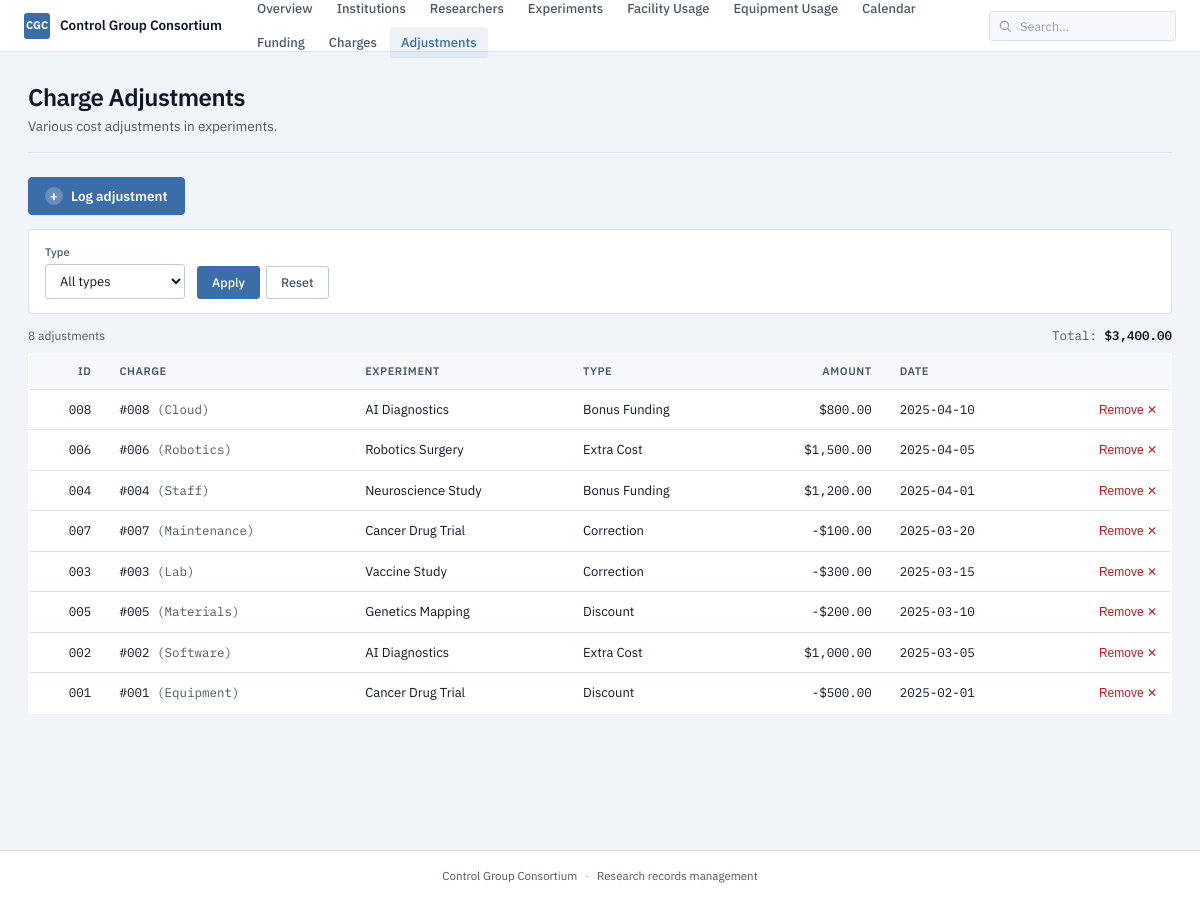
Page /adjustments on the committed database.
### tables this page shows
CREATE TABLE charge_adjustment (
    adjustmentId INTEGER PRIMARY KEY,
    chargeId INTEGER NOT NULL,
    adjustmentType TEXT NOT NULL,
    amount INTEGER NOT NULL,
    adjustmentDate TEXT NOT NULL,
    FOREIGN KEY (chargeId) REFERENCES charge(chargeId)
);

CREATE TABLE charge (
    chargeId INTEGER PRIMARY KEY,
    experimentId INTEGER NOT NULL,
    chargeAmount INTEGER NOT NULL,
    startDate TEXT NOT NULL,
    endDate TEXT NOT NULL,
    chargeType TEXT NOT NULL,
    FOREIGN KEY (experimentId) REFERENCES experiment(experimentId)
);

CREATE TABLE experiment (
    experimentId INTEGER PRIMARY KEY,
    name TEXT NOT NULL,
    startDate TEXT NOT NULL,
    endDate TEXT NOT NULL,
    description TEXT NOT NULL
);

### app.py (the view)
@app.route("/adjustments")
def adjustments():
    type_filter = request.args.get("type", "").strip()
    sql = """
        SELECT ca.adjustmentId, ca.adjustmentType, ca.amount, ca.adjustmentDate,
               c.chargeId, c.chargeType,
               e.experimentId, e.name AS experimentName
        FROM charge_adjustment ca
        JOIN charge c ON ca.chargeId = c.chargeId
        JOIN experiment e ON c.experimentId = e.experimentId
        WHERE 1=1
    """
    params = []
    if type_filter:
        sql += " AND ca.adjustmentType = ?"
        params.append(type_filter)
    sql += " ORDER BY ca.adjustmentDate DESC"
    rows = query(sql, tuple(params))
    types = [r["adjustmentType"] for r in query(
        "SELECT DISTINCT adjustmentType FROM charge_adjustment ORDER BY adjustmentType"
    )]
    total = sum(r["amount"] for r in rows)
    return render_template(
        "adjustments.html",
        adjustments=rows,
        types=types,
        type_filter=type_filter,
        total=total,
    )

### app.py (called while the page is built)
def get_db() -> sqlite3.Connection:
    if "db" not in g:
        g.db = sqlite3.connect(DATABASE)
        g.db.row_factory = sqlite3.Row
        g.db.execute("PRAGMA foreign_keys = ON")
    return g.db

def query(sql: str, params: tuple = ()) -> list:
    return get_db().execute(sql, params).fetchall()

@app.template_filter("money")
def money(value):
    try:
        v = float(value)
    except (TypeError, ValueError):
        return value
    sign = "-" if v < 0 else ""
    return f"{sign}${abs(v):,.2f}"

### templates/adjustments.html (shortened to what this page needs)
{% extends "base.html" %}
{% block content %}
<header class="page-head">
  <h1 class="page-title">Charge Adjustments</h1>
  <p class="page-sub">Various cost adjustments in experiments.</p>
</header>
<div class="action-bar">
  <a href="{{ url_for('adjustment_new') }}" class="btn-add">
    <span class="btn-add-symbol">+</span>
    Log adjustment
  </a>
</div>
<form class="filter-bar" method="get">
  <label class="field">
    <span class="field-label">Type</span>
    <select name="type">
      <option value="">All types</option>
    </select>
  </label>
  <div class="filter-actions">
    <button type="submit" class="btn btn-primary">Apply</button>
    <a href="{{ url_for('adjustments') }}" class="btn btn-ghost">Reset</a>
  </div>
</form>
<div class="result-bar">
  <span class="result-count">
    {{ adjustments|length }} {{ "adjustment" if adjustments|length == 1 else "adjustments" }}
  </span>
  <span class="result-totals mono">
    Total: <strong>{{ total|money }}</strong>
  </span>
</div>
{% if adjustments %}
<table class="data-table">
  <thead>
    <tr>
      <th class="num">ID</th>
      <th>Charge</th>
      <th>Experiment</th>
      <th>Type</th>
      <th class="num">Amount</th>
      <th>Date</th>
      <th></th>
    </tr>
  </thead>
  <tbody>
    {% for a in adjustments %}
    <tr>
      <td class="num mono">{{ "%03d"|format(a.adjustmentId) }}</td>
      <td class="mono">#{{ "%03d"|format(a.chargeId) }} <span class="mute">({{ a.chargeType }})</span></td>
      <td>
        <a href="{{ url_for('experiment_detail', exp_id=a.experimentId) }}" class="link-quiet">
          {{ a.experimentName }}
        </a>
      </td>
      <td>{{ a.adjustmentType }}</td>
      <td class="num mono {{ 'positive' if a.amount > 0 else 'negative' }}">{{ a.amount|money }}</td>
      <td class="mono mute">{{ a.adjustmentDate }}</td>
      <td class="row-action">
        <form action="{{ url_for('adjustment_delete', adj_id=a.adjustmentId) }}" method="post"
              onsubmit="return confirm('Remove adjustment ID{{ a.adjustmentId }}?');"
              style="display: inline;">
          <button type="submit" class="link-arrow link-arrow-danger">Remove ✕</button>
        </form>
      </td>
    </tr>
    {% endfor %}
  </tbody>
</table>
{% else %}
  <p class="empty">No adjustments match.</p>
{% endif %}
{% endblock %}

### rows in the picture
charge_adjustment: adjustmentId "008", chargeType "Cloud", experimentName "AI Diagnostics", adjustmentType "Bonus Funding", amount "$800.00", adjustmentDate "2025-04-10"
charge: chargeId "008"
charge_adjustment: adjustmentId "006", chargeType "Robotics", experimentName "Robotics Surgery", adjustmentType "Extra Cost", amount "$1,500.00", adjustmentDate "2025-04-05"
charge: chargeId "006"
charge_adjustment: adjustmentId "004", chargeType "Staff", experimentName "Neuroscience Study", adjustmentType "Bonus Funding", amount "$1,200.00", adjustmentDate "2025-04-01"
charge: chargeId "004"
charge_adjustment: adjustmentId "007", chargeType "Maintenance", experimentName "Cancer Drug Trial", adjustmentType "Correction", amount "-$100.00", adjustmentDate "2025-03-20"
charge: chargeId "007"
charge_adjustment: adjustmentId "003", chargeType "Lab", experimentName "Vaccine Study", adjustmentType "Correction", amount "-$300.00", adjustmentDate "2025-03-15"
charge: chargeId "003"
charge_adjustment: adjustmentId "005", chargeType "Materials", experimentName "Genetics Mapping", adjustmentType "Discount", amount "-$200.00", adjustmentDate "2025-03-10"
charge: chargeId "005"
charge_adjustment: adjustmentId "002", chargeType "Software", experimentName "AI Diagnostics", adjustmentType "Extra Cost", amount "$1,000.00", adjustmentDate "2025-03-05"
charge: chargeId "002"
charge_adjustment: adjustmentId "001", chargeType "Equipment", experimentName "Cancer Drug Trial", adjustmentType "Discount", amount "-$500.00", adjustmentDate "2025-02-01"
charge: chargeId "001"

### other values in the picture
{{ adjustments|length }} "8"
{{ "adjustment" if adjustments|length == 1 else "adjustments" }} "adjustments"
{{ total|money }} "$3,400.00"
